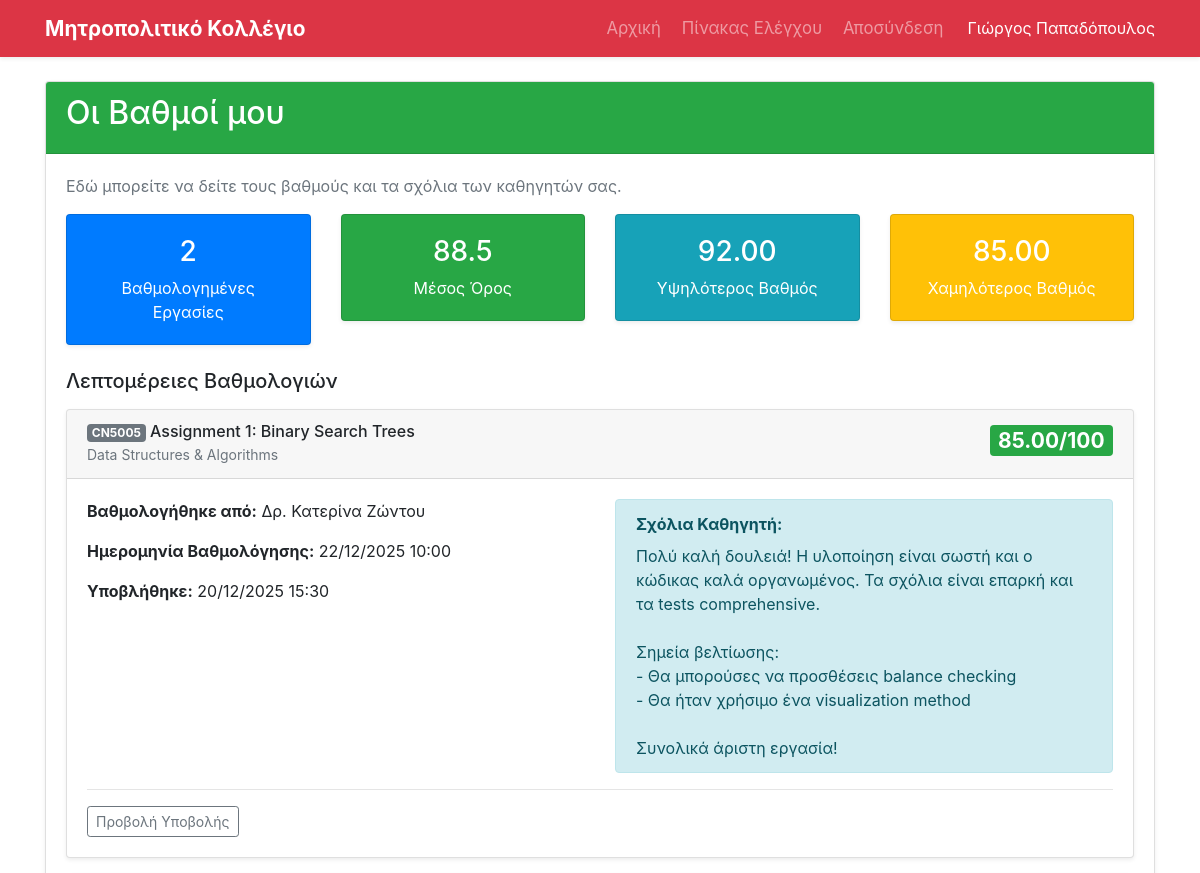
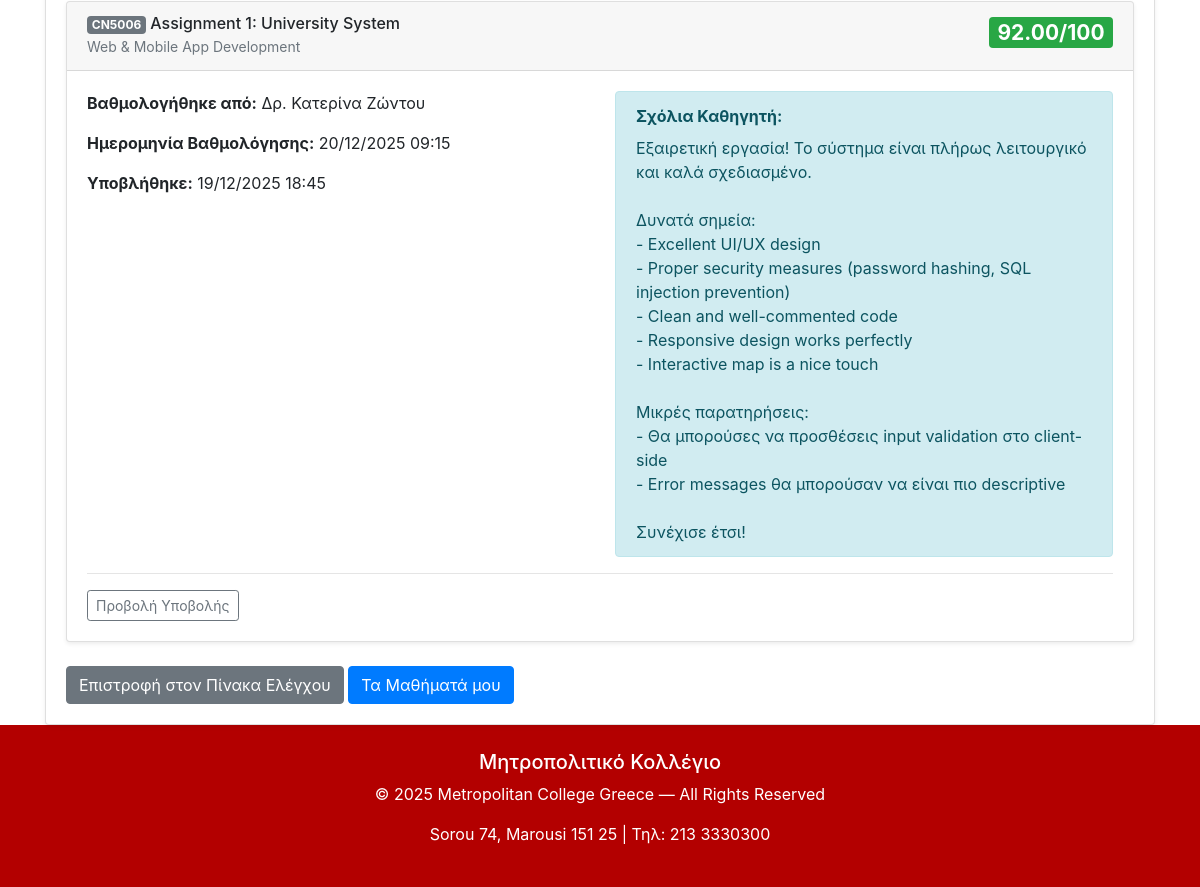
The page /student/grades.php (signed in) on the database its author committed (2 pictures, top to bottom).
### tables this page shows
CREATE TABLE grades (
    grade_id INT PRIMARY KEY AUTO_INCREMENT,
    submission_id INT NOT NULL,
    grade DECIMAL(5,2),
    feedback TEXT,
    graded_at TIMESTAMP DEFAULT CURRENT_TIMESTAMP,
    graded_by INT NOT NULL,
    FOREIGN KEY (submission_id) REFERENCES submissions(submission_id),
    FOREIGN KEY (graded_by) REFERENCES users(user_id),
    INDEX idx_submission_id (submission_id),
    INDEX idx_graded_by (graded_by)
);

CREATE TABLE courses (
    course_id INT PRIMARY KEY AUTO_INCREMENT,
    course_code VARCHAR(20) NOT NULL,
    course_name VARCHAR(100) NOT NULL,
    description TEXT,
    professor_id INT NOT NULL,
    semester VARCHAR(20),
    academic_year VARCHAR(20),
    created_at TIMESTAMP DEFAULT CURRENT_TIMESTAMP,
    FOREIGN KEY (professor_id) REFERENCES users(user_id),
    INDEX idx_professor_id (professor_id),
    INDEX idx_course_code (course_code)
);

CREATE TABLE assignments (
    assignment_id INT PRIMARY KEY AUTO_INCREMENT,
    course_id INT NOT NULL,
    title VARCHAR(200) NOT NULL,
    description TEXT,
    due_date DATETIME,
    created_at TIMESTAMP DEFAULT CURRENT_TIMESTAMP,
    FOREIGN KEY (course_id) REFERENCES courses(course_id),
    INDEX idx_course_id (course_id),
    INDEX idx_due_date (due_date)
);

CREATE TABLE users (
    user_id INT PRIMARY KEY AUTO_INCREMENT,
    username VARCHAR(50) NOT NULL,
    email VARCHAR(100) NOT NULL UNIQUE,
    password VARCHAR(255) NOT NULL,
    role_id INT NOT NULL,
    created_at TIMESTAMP DEFAULT CURRENT_TIMESTAMP,
    FOREIGN KEY (role_id) REFERENCES roles(role_id),
    INDEX idx_email (email),
    INDEX idx_role_id (role_id)
);

CREATE TABLE submissions (
    submission_id INT PRIMARY KEY AUTO_INCREMENT,
    assignment_id INT NOT NULL,
    student_id INT NOT NULL,
    submission_text TEXT,
    submitted_at TIMESTAMP DEFAULT CURRENT_TIMESTAMP,
    status VARCHAR(20) DEFAULT 'submitted',
    FOREIGN KEY (assignment_id) REFERENCES assignments(assignment_id),
    FOREIGN KEY (student_id) REFERENCES users(user_id),
    INDEX idx_assignment_id (assignment_id),
    INDEX idx_student_id (student_id),
    INDEX idx_status (status)
);

### student/grades.php (the view, shortened to what this page needs)
<?php
include("../config.php");
$student_id = $_SESSION["user_id"];
$sql = "SELECT g.*, s.submission_text, s.submitted_at,
               a.title as assignment_title, a.due_date,
               c.course_name, c.course_code,
               u.username as professor_name
        FROM grades g
        JOIN submissions s ON g.submission_id = s.submission_id
        JOIN assignments a ON s.assignment_id = a.assignment_id
        JOIN courses c ON a.course_id = c.course_id
        JOIN users u ON g.graded_by = u.user_id
        WHERE s.student_id = $student_id
        ORDER BY g.graded_at DESC";
$grades_result = mysqli_query($conn, $sql);
$total_grades = 0;
$count = 0;
$grades_array = [];
$temp_result = mysqli_query($conn, $sql);
while($row = mysqli_fetch_assoc($temp_result)) {
    $total_grades += $row['grade'];
    $count++;
    $grades_array[] = $row['grade'];
}
$average = $count > 0 ? round($total_grades / $count, 2) : 0;
$max_grade = $count > 0 ? max($grades_array) : 0;
$min_grade = $count > 0 ? min($grades_array) : 0;
include("../view/top.php");
?>
<link rel="stylesheet" href="../css/menu.css">
<div class="container mt-4">
    <div class="card">
        <div class="card-header bg-success text-white">
            <h2><i class="fas fa-chart-line"></i> Οι Βαθμοί μου</h2>
        </div>
        <div class="card-body">
            <p class="text-muted">Εδώ μπορείτε να δείτε τους βαθμούς και τα σχόλια των καθηγητών σας.</p>
            <?php if($count > 0): ?>
                <div class="row mb-4">
                    <div class="col-md-3">
                        <div class="card bg-primary text-white">
                            <div class="card-body text-center">
                                <h3><?php echo $count; ?></h3>
                                <p class="mb-0">Βαθμολογημένες Εργασίες</p>
                            </div>
                        </div>
                    </div>
                    <div class="col-md-3">
                        <div class="card bg-success text-white">
                            <div class="card-body text-center">
                                <h3><?php echo $average; ?></h3>
                                <p class="mb-0">Μέσος Όρος</p>
                            </div>
                        </div>
                    </div>
                    <div class="col-md-3">
                        <div class="card bg-info text-white">
                            <div class="card-body text-center">
                                <h3><?php echo $max_grade; ?></h3>
                                <p class="mb-0">Υψηλότερος Βαθμός</p>
                            </div>
                        </div>
                    </div>
                    <div class="col-md-3">
                        <div class="card bg-warning text-white">
                            <div class="card-body text-center">
                                <h3><?php echo $min_grade; ?></h3>
                                <p class="mb-0">Χαμηλότερος Βαθμός</p>
                            </div>
                        </div>
                    </div>
                </div>
                <h5 class="mb-3"><i class="fas fa-list"></i> Λεπτομέρειες Βαθμολογιών</h5>
                <?php while($grade = mysqli_fetch_assoc($grades_result)): ?>
                    <div class="card mb-3">
                        <div class="card-header">
                            <div class="row">
                                <div class="col-md-8">
                                    <h6 class="mb-0">
                                        <span class="badge badge-secondary"><?php echo htmlspecialchars($grade['course_code']); ?></span>
                                        <?php echo htmlspecialchars($grade['assignment_title']); ?>
                                    </h6>
                                    <small class="text-muted">
                                        <?php echo htmlspecialchars($grade['course_name']); ?>
                                    </small>
                                </div>
                                <div class="col-md-4 text-right">
                                    <?php
                                    $grade_value = $grade['grade'];
                                    $badge_class = 'badge-secondary';
                                    if($grade_value >= 85) {
                                        $badge_class = 'badge-success';
                                    } elseif($grade_value >= 70) {
                                        $badge_class = 'badge-primary';
                                    } elseif($grade_value >= 50) {
                                        $badge_class = 'badge-warning';
                                    } else {
                                        $badge_class = 'badge-danger';
                                    }
                                    ?>
                                    <h3 class="mb-0">
                                        <span class="badge <?php echo $badge_class; ?>">
                                            <?php echo $grade_value; ?>/100
                                        </span>
                                    </h3>
                                </div>
                            </div>
                        </div>
                        <div class="card-body">
                            <div class="row">
                                <div class="col-md-6">
                                    <p><strong><i class="fas fa-user-tie"></i> Βαθμολογήθηκε από:</strong>
                                       <?php echo htmlspecialchars($grade['professor_name']); ?></p>
                                    <p><strong><i class="fas fa-calendar-check"></i> Ημερομηνία Βαθμολόγησης:</strong>
                                       <?php echo date('d/m/Y H:i', strtotime($grade['graded_at'])); ?></p>
                                    <p><strong><i class="fas fa-upload"></i> Υποβλήθηκε:</strong>
                                       <?php echo date('d/m/Y H:i', strtotime($grade['submitted_at'])); ?></p>
                                </div>
                                <div class="col-md-6">
                                    <?php if($grade['feedback']): ?>
                                        <div class="alert alert-info mb-0">
                                            <strong><i class="fas fa-comment"></i> Σχόλια Καθηγητή:</strong>
                                            <p class="mb-0 mt-2"><?php echo nl2br(htmlspecialchars($grade['feedback'])); ?></p>
                                        </div>
                                    <?php else: ?>
                                        <p class="text-muted"><em>Δεν υπάρχουν σχόλια.</em></p>
                                    <?php endif; ?>
                                </div>
                            </div>
                            <hr>
                            <details>
                                <summary class="btn btn-sm btn-outline-secondary">
                                    <i class="fas fa-eye"></i> Προβολή Υποβολής
                                </summary>
                            </details>
                        </div>
                    </div>
                <?php endwhile; ?>
            <?php endif; ?>
            <div class="mt-4">
                <a href="../menu.php" class="btn btn-secondary">
                    <i class="fas fa-arrow-left"></i> Επιστροφή στον Πίνακα Ελέγχου
                </a>
                <a href="courses.php" class="btn btn-primary">
                    <i class="fas fa-book"></i> Τα Μαθήματά μου
                </a>
            </div>
        </div>
    </div>
</div>
<?php
include("../view/bottom.php");
?>

### view/top.php (shortened to what this page needs)
<!DOCTYPE html>
<html lang="el">
<head>
  <link rel="stylesheet" href="https://cdn.jsdelivr.net/npm/bootstrap@4.6.2/dist/css/bootstrap.min.css">
  <link rel="stylesheet" href="css/navbar.css">
</head>
<body>
<?php
$base_url = '/prototype/';
?>
<nav class="navbar navbar-expand-lg navbar-dark bg-danger shadow-sm">
  <div class="container">
    <a class="navbar-brand font-weight-bold" href="<?php echo $base_url; ?>index.php">
      Μητροπολιτικό Κολλέγιο
    </a>
    <div class="collapse navbar-collapse" id="navbarNav">
      <ul class="navbar-nav ml-auto">
        <?php if(isset($_SESSION["username"])): ?>
        <li class="nav-item">
          <a class="nav-link" href="<?php echo $base_url; ?>index.php">Αρχική</a>
        </li>
        <li class="nav-item">
          <a class="nav-link" href="<?php echo $base_url; ?>menu.php">Πίνακας Ελέγχου</a>
        </li>
        <li class="nav-item">
          <a class="nav-link" href="<?php echo $base_url; ?>logout.php">Αποσύνδεση</a>
        </li>
        <li class="nav-item ml-3">
          <span class="navbar-text text-white">
            <?php echo htmlspecialchars($_SESSION["username"]); ?>
          </span>
        </li>
        <?php endif; ?>
      </ul>
    </div>
  </div>
</nav>

### view/bottom.php (shortened to what this page needs)
<link rel="stylesheet" href="css/footer.css">
<footer class="mt-auto text-white">
    <div class="container text-center">
        <h5 class="fw-bold">Μητροπολιτικό Κολλέγιο</h5>
        <p>© 2025 Metropolitan College Greece — All Rights Reserved</p>
        <p>Sorou 74, Marousi 151 25 | Τηλ: 213 3330300</p>
    </div>
</footer>

### css/navbar.css (style rules this page uses)
.navbar-brand { font-size: 1.3rem; font-weight: bold; }
.navbar-nav .nav-link { font-size: 1.05rem; margin-left: 5px; transition: color 0.3s ease; }
.card { box-shadow: 0 0.125rem 0.25rem rgba(0, 0, 0, 0.075); border: 1px solid rgba(0, 0, 0, 0.125); transition: box-shadow 0.3s ease; }

### css/footer.css (style rules this page uses)
html { height: 100%; }
body { min-height: 100vh; display: flex; flex-direction: column; }
footer { background-color: #b30000 !important; color: white !important; padding: 25px 0 !important; margin-top: auto !important; width: 100%; }

### rows shown on the page
grades: courses.course_code "CN5005", assignments.title "Assignment 1: Binary Search Trees", courses.course_name "Data Structures & Algorithms", grade "85.00", graded_by.username "Δρ. Κατερίνα Ζώντου", graded_at "22/12/2025 10:00", submission.submitted_at "20/12/2025 15:30", feedback "Πολύ καλή δουλειά! Η υλοποίηση είναι σωστή και ο κώδικας καλά οργανωμένος. Τα σχόλια είναι επαρκή και τα tests comprehensive. Σημεία βελτίωσης: - Θα μπορούσες να προσθέσεις balance checking - Θα ήταν χρήσιμο ένα visualization method Συνολικά άριστη εργασία!"
grades: courses.course_code "CN5006", assignments.title "Assignment 1: University System", courses.course_name "Web & Mobile App Development", grade "92.00", graded_by.username "Δρ. Κατερίνα Ζώντου", graded_at "20/12/2025 09:15", submission.submitted_at "19/12/2025 18:45", feedback "Εξαιρετική εργασία! Το σύστημα είναι πλήρως λειτουργικό και καλά σχεδιασμένο. Δυνατά σημεία: - Excellent UI/UX design - Proper security measures (password hashing, SQL injection prevention) - Clean and well-commented code - Responsive design works perfectly - Interactive map is a nice touch Μικρές παρατηρήσεις: - Θα μπορούσες να προσθέσεις input validation στο client-side - Error messages θα μπορούσαν να είναι πιο descriptive Συνέχισε έτσι!"

### other values the page prints
$_SESSION["username"] "Γιώργος Παπαδόπουλος"
$count "2"
$average "88.5"
$max_grade "92.00"
$min_grade "85.00"
